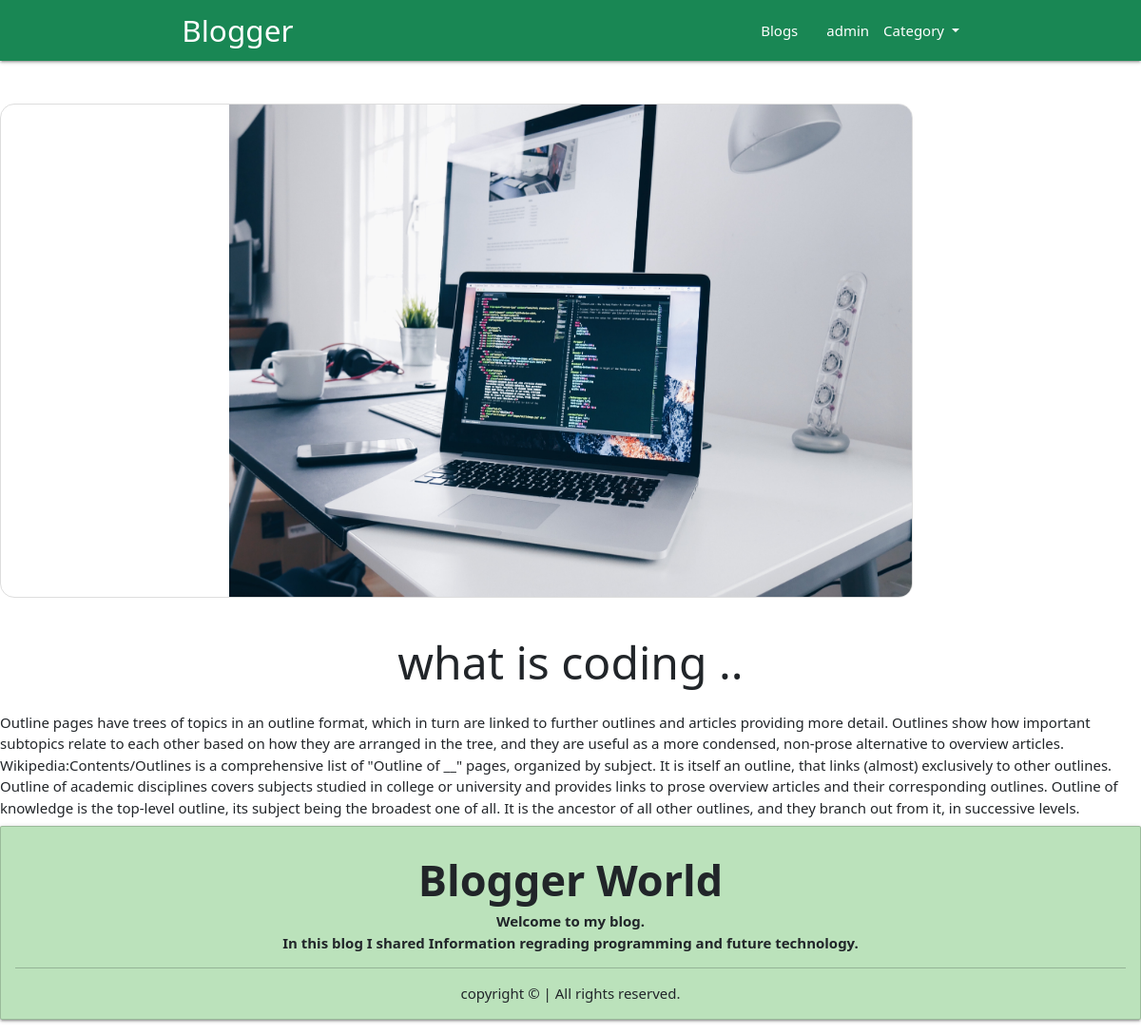
The page /blog/whatiscoding/ on the database as committed earlier.
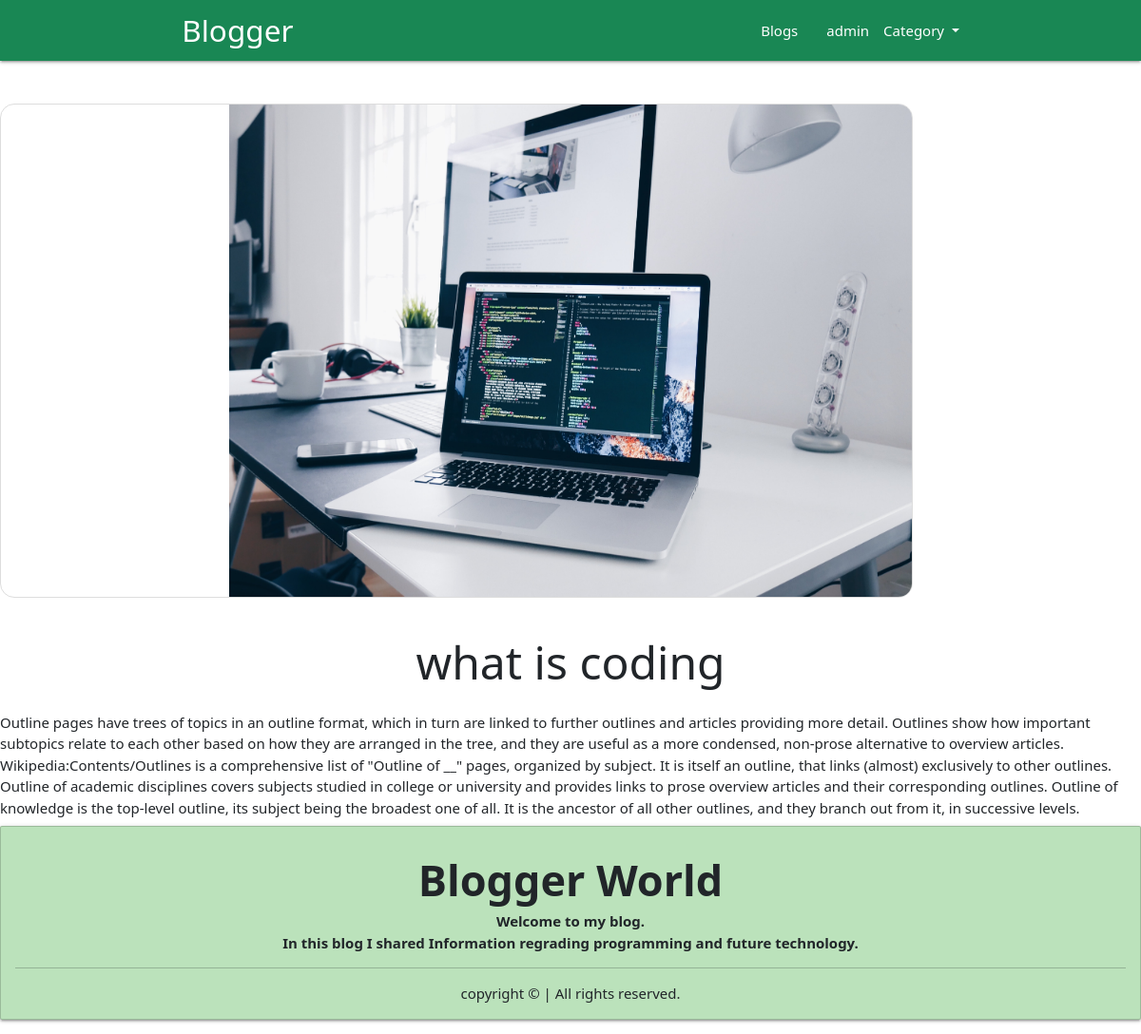
The same page on the database as committed later.
### blog/models.py (models this page shows, shortened)
class Post(models.Model):
    post_id = models.AutoField(primary_key=True)
    title = models.CharField(max_length=200)
    content = models.TextField()
    url = models.CharField(max_length=100)
    cat = models.ForeignKey(Category,on_delete=models.CASCADE)
    image = models.ImageField(upload_to = 'post/')

### blog/views.py (the view)
# urls.py: path('blog/<slug:url>/', post),
def post(request, url):
    post = Post.objects.get(url = url)
    cats = Category.objects.all()
    context = {
        'post' : post,
        'cats' : cats,
    }
    return render(request, 'post.html',context)

### templates/post.html (shortened to what this page needs)
{% extends 'base.html' %}
{% block content %}
<br><br>
<img src="/media/{{post.image}}" class="post-image" class="d-block w-100" alt="...">
<div>
    <h1 class="blog-title">{{post.title}}</h1>
</div>
<div class="information">
    {{post.content}}
</div>
{% endblock %}

Rows that differ between the two databases and show on the page:
changed Post: title "what is coding .." → "what is coding"
